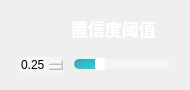
                  <widget class="QFrame" name="Conf_QF_cam">
                   <property name="minimumSize">
                    <size>
                     <width>190</width>
                     <height>90</height>
                    </size>
                   </property>
                   <property name="maximumSize">
                    <size>
                     <width>190</width>
                     <height>90</height>
                    </size>
                   </property>
                   <property name="styleSheet">
                    <string notr="true">QFrame#Conf_QF_cam{
border:2px solid rgb(255, 255, 255);
border-radius:15px;
}</string>
                   </property>
                   <layout class="QVBoxLayout" name="verticalLayout_34">
                    <item>
                     <widget class="QPushButton" name="ToggleBotton_7">
                      <property name="sizePolicy">
                       <sizepolicy hsizetype="Expanding" vsizetype="Fixed">
                        <horstretch>0</horstretch>
                        <verstretch>0</verstretch>
                       </sizepolicy>
                      </property>
                      <property name="minimumSize">
                       <size>
                        <width>0</width>
                        <height>30</height>
                       </size>
                      </property>
                      <property name="maximumSize">
                       <size>
                        <width>16777215</width>
                        <height>30</height>
                       </size>
                      </property>
                      <property name="font">
                       <font>
                        <family>Segoe UI</family>
                        <pointsize>13</pointsize>
                        <italic>false</italic>
                        <bold>true</bold>
                       </font>
                      </property>
                      <property name="cursor">
                       <cursorShape>ArrowCursor</cursorShape>
                      </property>
                      <property name="mouseTracking">
                       <bool>true</bool>
                      </property>
                      <property name="focusPolicy">
                       <enum>Qt::StrongFocus</enum>
                      </property>
                      <property name="contextMenuPolicy">
                       <enum>Qt::DefaultContextMenu</enum>
                      </property>
                      <property name="layoutDirection">
                       <enum>Qt::LeftToRight</enum>
                      </property>
                      <property name="autoFillBackground">
                       <bool>false</bool>
                      </property>
                      <property name="styleSheet">
                       <string notr="true">QPushButton{
background-image: url(:/all/img/conf.png);
background-repeat: no-repeat;
background-position: left center;
border: none;
border-left: 20px solid transparent;

text-align: left;
padding-left: 40px;
padding-bottom: 4px;
color: rgb(255, 255, 255);
font: 700 13pt &quot;Segoe UI&quot;;
}</string>
                      </property>
                      <property name="text">
                       <string>置信度阈值</string>
                      </property>
                      <!-- <property name="icon">
                       <iconset theme="zoom-out">
                        <normaloff>.</normaloff>.</iconset>
                      </property> -->
                      <property name="autoDefault">
                       <bool>false</bool>
                      </property>
                      <property name="default">
                       <bool>false</bool>
                      </property>
                      <property name="flat">
                       <bool>false</bool>
                      </property>
                     </widget>
                    </item>
                    <item>
                     <widget class="QFrame" name="frame_5">
                      <property name="sizePolicy">
                       <sizepolicy hsizetype="Preferred" vsizetype="Preferred">
                        <horstretch>0</horstretch>
                        <verstretch>0</verstretch>
                       </sizepolicy>
                      </property>
                      <property name="minimumSize">
                       <size>
                        <width>0</width>
                        <height>20</height>
                       </size>
                      </property>
                      <property name="maximumSize">
                       <size>
                        <width>16777215</width>
                        <height>20</height>
                       </size>
                      </property>
                      <layout class="QHBoxLayout" name="horizontalLayout_22">
                       <property name="spacing">
                        <number>10</number>
                       </property>
                       <property name="leftMargin">
                        <number>8</number>
                       </property>
                       <property name="topMargin">
                        <number>0</number>
                       </property>
                       <property name="rightMargin">
                        <number>10</number>
                       </property>
                       <property name="bottomMargin">
                        <number>0</number>
                       </property>
                       <item>
                        <widget class="QDoubleSpinBox" name="conf_spinbox_cam">
                         <property name="cursor">
                          <cursorShape>PointingHandCursor</cursorShape>
                         </property>
                         <property name="styleSheet">
                          <string notr="true">QDoubleSpinBox {
border: 0px solid lightgray;
border-radius: 2px;
background-color: rgba(255,255,255,90);
font: 600 9pt &quot;Segoe UI&quot;;
}
        
QDoubleSpinBox::up-button {
width: 10px;
height: 9px;
margin: 0px 3px 0px 0px;
border-image: url(:/all/img/box_up.png);
}
QDoubleSpinBox::up-button:pressed {
margin-top: 1px;
}
            
QDoubleSpinBox::down-button {
width: 10px;
height: 9px;
margin: 0px 3px 0px 0px;
border-image: url(:/all/img/box_down.png);
}
QDoubleSpinBox::down-button:pressed {
margin-bottom: 1px;
}</string>
                         </property>
                         <property name="minimum">
                          <double>0.010000000000000</double>
                         </property>
                         <property name="maximum">
                          <double>1.000000000000000</double>
                         </property>
                         <property name="singleStep">
                          <double>0.050000000000000</double>
                         </property>
                         <property name="value">
                          <double>0.250000000000000</double>
                         </property>
                        </widget>
                       </item>
                       <item>
                        <widget class="QSlider" name="conf_slider_cam">
                         <property name="cursor">
                          <cursorShape>PointingHandCursor</cursorShape>
                         </property>
                         <property name="styleSheet">
                          <string notr="true">QSlider::groove:horizontal {
border: none;
height: 10px;
background-color: rgba(255,255,255,90);
border-radius: 5px;
}

QSlider::handle:horizontal {
width: 10px;
margin: -1px 0px -1px 0px;
border-radius: 3px;
background-color: white;
}

QSlider::sub-page:horizontal {
background-color: qlineargradient(x1:0, y1:0, x2:1, y2:1, stop:0 #59969b, stop:1 #04e7fa);
border-radius: 5px;
}</string>
                         </property>
                         <property name="minimum">
                          <number>1</number>
                         </property>
                         <property name="maximum">
                          <number>100</number>
                         </property>
                         <property name="value">
                          <number>25</number>
                         </property>
                         <property name="orientation">
                          <enum>Qt::Horizontal</enum>
                         </property>
                        </widget>
                       </item>
                      </layout>
                     </widget>
                    </item>
                   </layout>
                  </widget>
